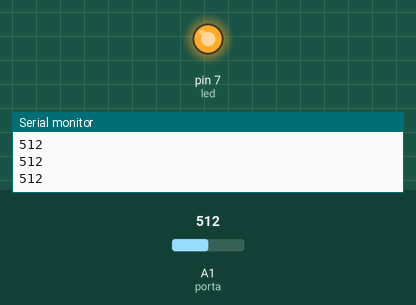
Simulated run of this sketch. Board: Arduino Uno, built with avr-gcc and run on an emulated ATmega328P. On the bench: output pins drawn as LEDs (lit = HIGH), the last lines printed to the serial monitor. Inputs (shaded band) come from the test bench; at power-on: A1 (porta) = 512.

Above: at 1.2 s.
1.3 s: A1 (porta) set to 158
2.8 s: A1 (porta) set to 133
At 3.3 s:
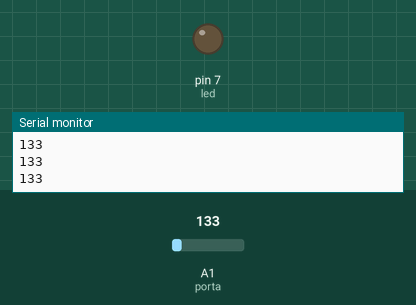
4.3 s: A1 (porta) set to 160
At 5.5 s:
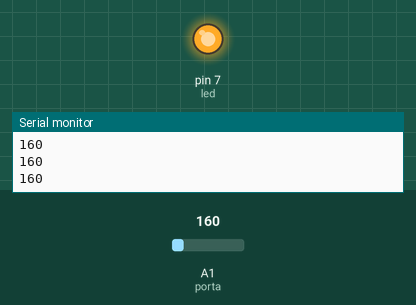
5.8 s: A1 (porta) set to 140
At 6.8 s:
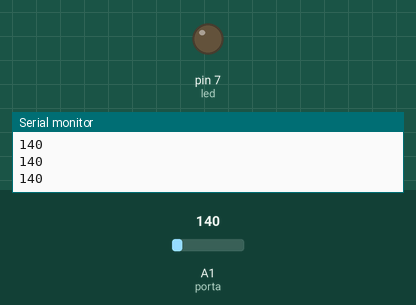
Timing chart, 0 to 8.3 s (numbered marks = the images above; inputs shaded):
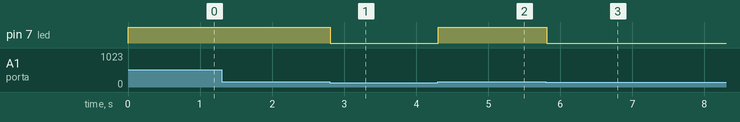

The sketch:

Exercicio3.ino
```cpp
int porta = A1;
int valor;
int led = 7;

void setup() {
  Serial.begin(9600);
  pinMode(led, OUTPUT);
  pinMode(porta, INPUT);
}

void loop() {
  valor = analogRead(porta);
  Serial.println(valor);

  if(valor < 150)
  {
    digitalWrite(led, LOW);
  }
  else
  {
    digitalWrite(led, HIGH);
  }
}
```

Measured:
- the behaviour switches between 150 and 149 on A1 (porta) (found by bisection; images 0 and 1)
- after the input at 2.8 s, pin 7 (led): HIGH → LOW at once
- after the input at 4.3 s, pin 7 (led): LOW → HIGH at once
- after the input at 5.8 s, pin 7 (led): HIGH → LOW at once
